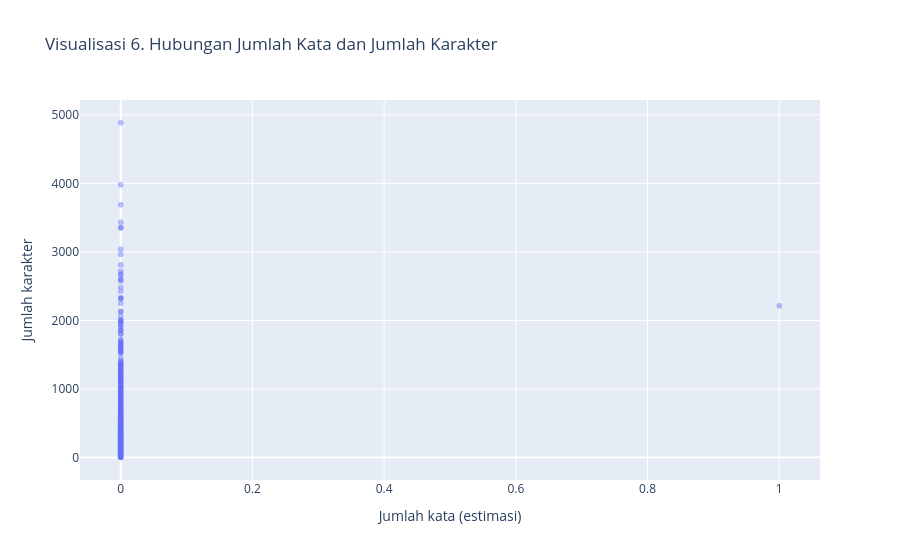

Write notebook code for a chart like this one.
### Code cell
# Visualisasi 6 — Hubungan jumlah karakter dan jumlah kata.
# Scatter menggunakan sebagian sampel untuk menjaga responsivitas browser.
scatter_pd = sample_pd.sample(
    n=min(10_000, len(sample_pd)),
    random_state=42
)

fig6 = px.scatter(
    scatter_pd,
    x="word_count",
    y="char_count",
    opacity=0.45,
    title="Visualisasi 6. Hubungan Jumlah Kata dan Jumlah Karakter",
    labels={
        "word_count": "Jumlah kata (estimasi)",
        "char_count": "Jumlah karakter"
    },
    hover_data=["row_id"]
)
fig6.show()
fig6.write_html(OUT_FIGURES / "06_hubungan_kata_karakter.html")

### Figure 1 — Plotly figure (JSON) as saved in the notebook; plotly's stock layout.template omitted (floating-point values rounded to 4 significant figures; data arrays with more than 128 entries replaced by an {"elided": "..."} marker saying what was removed)
{"data": [{"customdata": {"elided": "10000x1 int values"}, "hovertemplate": "Jumlah kata (estimasi)=%{x}<br>Jumlah karakter=%{y}<br>row_id=%{customdata[0]}<extra></extra>", "legendgroup": "", "marker": {"color": "#636efa", "opacity": 0.45, "symbol": "circle"}, "mode": "markers", "name": "", "showlegend": false, "type": "scattergl", "x": {"elided": "10000 int values"}, "xaxis": "x", "y": {"elided": "10000 int values"}, "yaxis": "y"}], "layout": {"legend": {"tracegroupgap": 0}, "title": {"text": "Visualisasi 6. Hubungan Jumlah Kata dan Jumlah Karakter"}, "xaxis": {"anchor": "y", "domain": [0, 1], "title": {"text": "Jumlah kata (estimasi)"}}, "yaxis": {"anchor": "x", "domain": [0, 1], "title": {"text": "Jumlah karakter"}}}}
